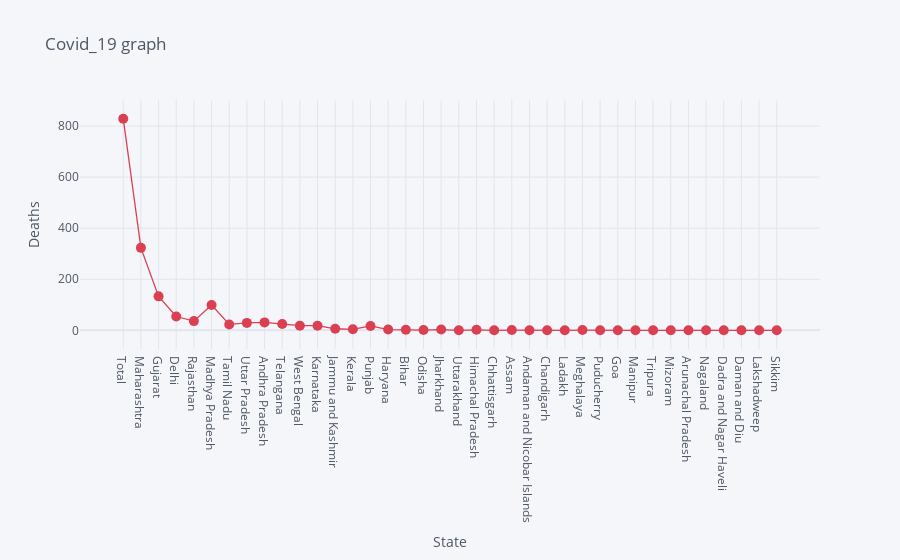

Here is the notebook cell this chart was saved with:
### Markdown cell above
# Deceased per State

### Code cell
df.iplot(kind= 'scatter', x= 'State', y='Deaths', mode= 'markers+lines', title= 'Covid_19 graph', xTitle= 'State', yTitle= 'Deaths', color= 'red', size= 10)

### Figure 1 — Plotly figure (JSON) as saved in the notebook; plotly's stock layout.template omitted (floating-point values rounded to 4 significant figures)
{"data": [{"line": {"color": "rgba(219, 64, 82, 1.0)", "dash": "solid", "shape": "linear", "width": 1.3}, "marker": {"size": 10, "symbol": "circle"}, "mode": "markers+lines", "name": "Deaths", "text": "", "type": "scatter", "x": ["Total", "Maharashtra", "Gujarat", "Delhi", "Rajasthan", "Madhya Pradesh", "Tamil Nadu", "Uttar Pradesh", "Andhra Pradesh", "Telangana", "West Bengal", "Karnataka", "Jammu and Kashmir", "Kerala", "Punjab", "Haryana", "Bihar", "Odisha", "Jharkhand", "Uttarakhand", "Himachal Pradesh", "Chhattisgarh", "Assam", "Andaman and Nicobar Islands", "Chandigarh", "Ladakh", "Meghalaya", "Puducherry", "Goa", "Manipur", "Tripura", "Mizoram", "Arunachal Pradesh", "Nagaland", "Dadra and Nagar Haveli", "Daman and Diu", "Lakshadweep", "Sikkim"], "y": [829, 323, 133, 54, 36, 99, 23, 29, 31, 25, 18, 18, 6, 4, 17, 3, 2, 1, 3, 0, 2, 0, 1, 0, 0, 0, 1, 0, 0, 0, 0, 0, 0, 0, 0, 0, 0, 0]}], "layout": {"legend": {"bgcolor": "#F5F6F9", "font": {"color": "#4D5663"}}, "paper_bgcolor": "#F5F6F9", "plot_bgcolor": "#F5F6F9", "title": {"font": {"color": "#4D5663"}, "text": "Covid_19 graph"}, "xaxis": {"gridcolor": "#E1E5ED", "showgrid": true, "tickfont": {"color": "#4D5663"}, "title": {"font": {"color": "#4D5663"}, "text": "State"}, "zerolinecolor": "#E1E5ED"}, "yaxis": {"gridcolor": "#E1E5ED", "showgrid": true, "tickfont": {"color": "#4D5663"}, "title": {"font": {"color": "#4D5663"}, "text": "Deaths"}, "zerolinecolor": "#E1E5ED"}}}
